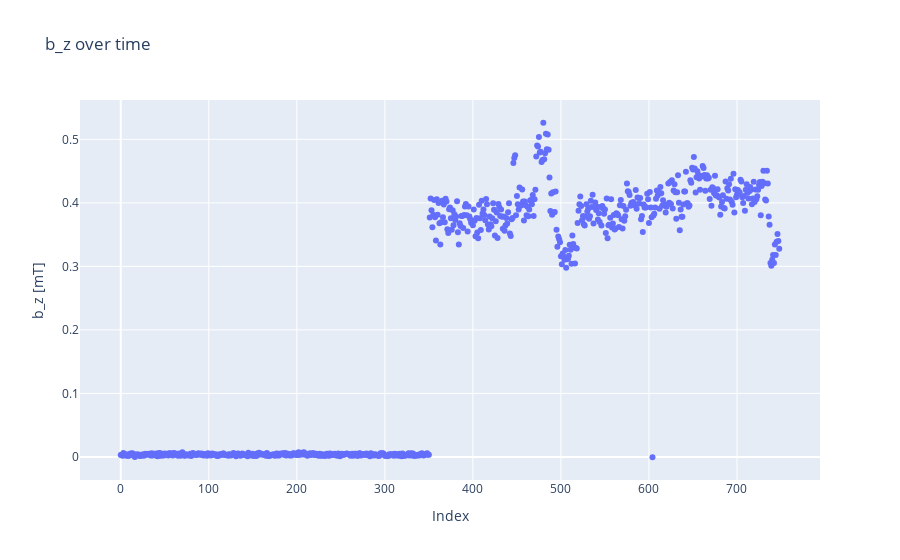

This figure's notebook cell:
### Code cell
measuredbz = go.Scatter(x=index, y=bz7, mode='markers')
layoutbz = go.Layout(title='b_z over time')
figbz = go.Figure(data=[measuredbz], layout=layoutbz)
figbz.update_yaxes(scaleanchor='y')
figbz.update_layout(
    xaxis_title="Index",
    yaxis_title="b_z [mT]"
)
figbz.show()

### Figure 1 — Plotly figure (JSON) as saved in the notebook; plotly's stock layout.template omitted (floating-point values rounded to 4 significant figures; data arrays with more than 128 entries replaced by an {"elided": "..."} marker saying what was removed)
{"data": [{"mode": "markers", "type": "scatter", "x": {"elided": "749 int values"}, "y": {"elided": "749 float values"}}], "layout": {"title": {"text": "b_z over time"}, "xaxis": {"title": {"text": "Index"}}, "yaxis": {"scaleanchor": "y", "title": {"text": "b_z [mT]"}}}}
